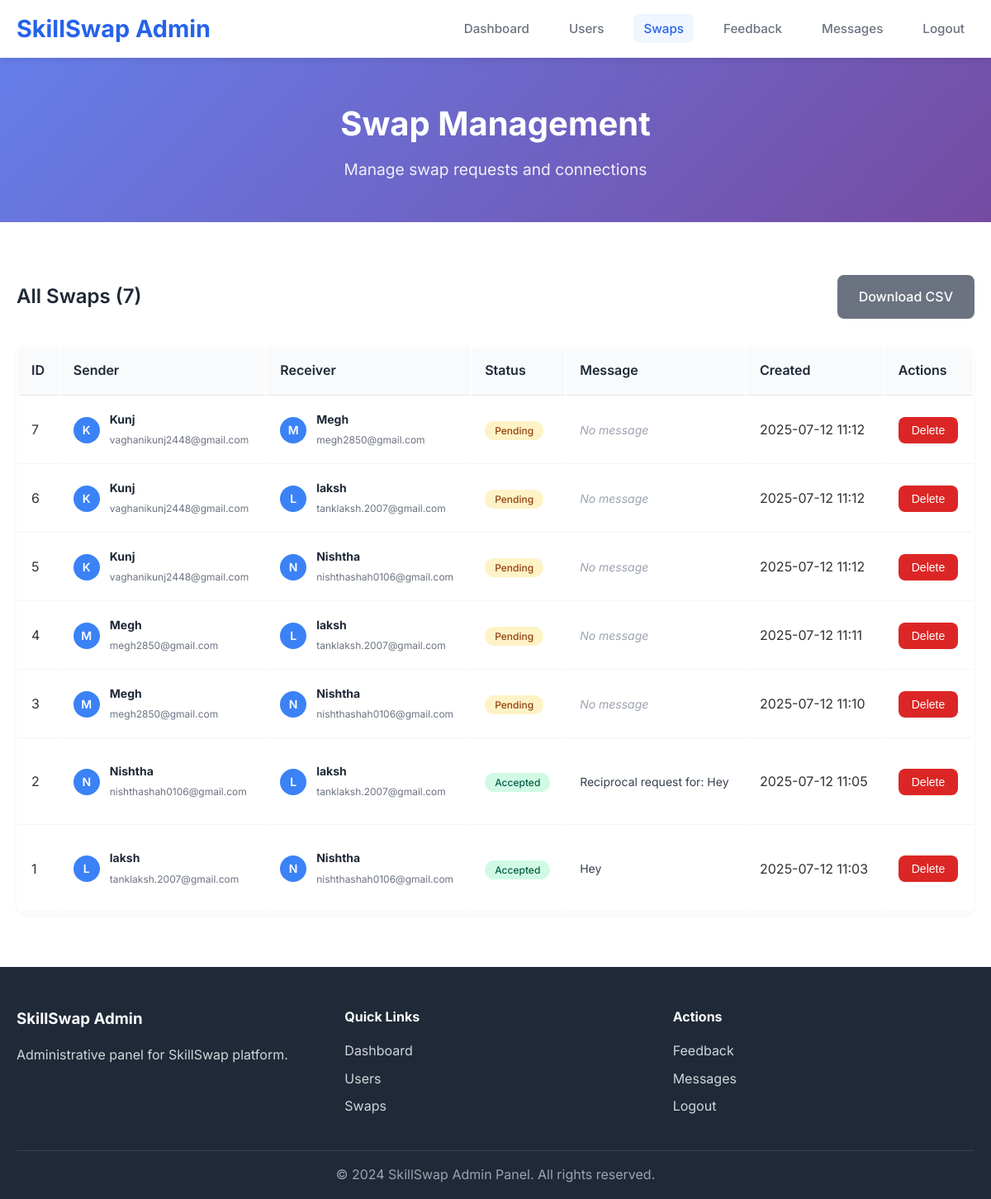
Page /admin/swaps (signed in) on the committed database.
### app.py (models this page shows, shortened)
class SwapRequest(db.Model):
    id = db.Column(db.Integer, primary_key=True)
    sender_id = db.Column(db.Integer, db.ForeignKey('user.id'), nullable=False)
    receiver_id = db.Column(db.Integer, db.ForeignKey('user.id'), nullable=False)
    status = db.Column(db.String(20), default='pending')  # pending, accepted, rejected
    message = db.Column(db.Text)
    created_at = db.Column(db.DateTime, default=db.func.current_timestamp())
    updated_at = db.Column(db.DateTime, default=db.func.current_timestamp(), onupdate=db.func.current_timestamp())
    sender = db.relationship('User', foreign_keys=[sender_id], backref='sent_requests')
    receiver = db.relationship('User', foreign_keys=[receiver_id], backref='received_requests')

class User(UserMixin, db.Model):
    id = db.Column(db.Integer, primary_key=True)
    full_name = db.Column(db.String(100), nullable=False)
    email = db.Column(db.String(120), unique=True, nullable=False)
    password_hash = db.Column(db.String(255), nullable=False)
    profile_photo = db.Column(db.String(255))
    location = db.Column(db.String(100))
    created_at = db.Column(db.DateTime, default=db.func.current_timestamp())
    last_seen = db.Column(db.DateTime, default=db.func.current_timestamp())
    profile = db.relationship('Profile', backref='user', uselist=False)

### app.py (the view)
@app.route('/admin/swaps')
def admin_swaps():
    if not session.get('admin_logged_in'):
        flash('Admin access required.', 'error')
        return redirect(url_for('admin_login'))
    swaps = SwapRequest.query.order_by(SwapRequest.created_at.desc()).all()
    return render_template('admin_swaps.html', swaps=swaps)

### app.py (called while the page is built, shortened)
@app.context_processor
def inject_pending_requests():
    return {'pending_requests_count': 0}

@app.context_processor
def inject_unread_messages():
    return {'unread_messages_count': 0}

### templates/admin_swaps.html (shortened to what this page needs)
<!DOCTYPE html>
<html lang="en">
<head>
    <link rel="stylesheet" href="{{ url_for('static', filename='css/style.css') }}">
</head>
<body>
    <header class="header">
        <nav class="navbar">
            <div class="nav-container">
                <div class="nav-logo">
                    <h1>SkillSwap Admin</h1>
                </div>
                <ul class="nav-menu">
                    <li class="nav-item">
                        <a href="{{ url_for('admin_dashboard') }}" class="nav-link">Dashboard</a>
                    </li>
                    <li class="nav-item">
                        <a href="{{ url_for('admin_users') }}" class="nav-link">Users</a>
                    </li>
                    <li class="nav-item">
                        <a href="{{ url_for('admin_swaps') }}" class="nav-link active">Swaps</a>
                    </li>
                    <li class="nav-item">
                        <a href="{{ url_for('admin_feedback') }}" class="nav-link">Feedback</a>
                    </li>
                    <li class="nav-item">
                        <a href="{{ url_for('admin_message') }}" class="nav-link">Messages</a>
                    </li>
                    <li class="nav-item">
                        <a href="{{ url_for('admin_logout') }}" class="nav-link">Logout</a>
                    </li>
                </ul>
            </div>
        </nav>
    </header>
    <main class="main">
        <section class="page-header">
            <div class="container">
                <h1 class="page-title">Swap Management</h1>
                <p class="page-subtitle">Manage swap requests and connections</p>
            </div>
        </section>
        <section class="admin-content">
            <div class="container">
                <div class="admin-header">
                    <h2>All Swaps ({{ swaps|length }})</h2>
                    <a href="{{ url_for('admin_download_csv', report_type='swaps') }}" class="btn btn-secondary">Download CSV</a>
                </div>
                <div class="swaps-table-container">
                    <table class="admin-table">
                        <thead>
                            <tr>
                                <th>ID</th>
                                <th>Sender</th>
                                <th>Receiver</th>
                                <th>Status</th>
                                <th>Message</th>
                                <th>Created</th>
                                <th>Actions</th>
                            </tr>
                        </thead>
                        <tbody>
                            {% for swap in swaps %}
                                <tr>
                                    <td>{{ swap.id }}</td>
                                    <td>
                                        <div class="user-info-cell">
                                            <div class="user-avatar-small">
                                                {% if swap.sender.profile_photo %}
                                                    <img src="{{ url_for('static', filename=swap.sender.profile_photo) }}" alt="Profile">
                                                {% else %}
                                                    <div class="avatar-placeholder-small">
                                                        {{ swap.sender.full_name[0].upper() }}
                                                    </div>
                                                {% endif %}
                                            </div>
                                            <div class="user-details-small">
                                                <strong>{{ swap.sender.full_name }}</strong>
                                                <small>{{ swap.sender.email }}</small>
                                            </div>
                                        </div>
                                    </td>
                                    <td>
                                        <div class="user-info-cell">
                                            <div class="user-avatar-small">
                                                {% if swap.receiver.profile_photo %}
                                                    <img src="{{ url_for('static', filename=swap.receiver.profile_photo) }}" alt="Profile">
                                                {% else %}
                                                    <div class="avatar-placeholder-small">
                                                        {{ swap.receiver.full_name[0].upper() }}
                                                    </div>
                                                {% endif %}
                                            </div>
                                            <div class="user-details-small">
                                                <strong>{{ swap.receiver.full_name }}</strong>
                                                <small>{{ swap.receiver.email }}</small>
                                            </div>
                                        </div>
                                    </td>
                                    <td>
                                        <span class="status-badge status-{{ swap.status }}">
                                            {{ swap.status.title() }}
                                        </span>
                                    </td>
                                    <td>
                                        {% if swap.message %}
                                            <div class="message-preview">
                                                {{ swap.message[:50] }}{% if swap.message|length > 50 %}...{% endif %}
                                            </div>
                                        {% else %}
                                            <span class="no-message">No message</span>
                                        {% endif %}
                                    </td>
                                    <td>{{ swap.created_at.strftime('%Y-%m-%d %H:%M') }}</td>
                                    <td>
                                        <form method="POST" action="{{ url_for('admin_delete_swap', swap_id=swap.id) }}"
                                              onsubmit="return confirm('Are you sure you want to delete this swap? This action cannot be undone.')">
                                            <button type="submit" class="btn btn-danger btn-small">Delete</button>
                                        </form>
                                    </td>
                                </tr>
                            {% endfor %}
                        </tbody>
                    </table>
                </div>
            </div>
        </section>
    </main>
    <footer class="footer">
        <div class="container">
            <div class="footer-content">
                <div class="footer-section">
                    <h3>SkillSwap Admin</h3>
                    <p>Administrative panel for SkillSwap platform.</p>
                </div>
                <div class="footer-section">
                    <h4>Quick Links</h4>
                    <ul>
                        <li><a href="{{ url_for('admin_dashboard') }}">Dashboard</a></li>
                        <li><a href="{{ url_for('admin_users') }}">Users</a></li>
                        <li><a href="{{ url_for('admin_swaps') }}">Swaps</a></li>
                    </ul>
                </div>
                <div class="footer-section">
                    <h4>Actions</h4>
                    <ul>
                        <li><a href="{{ url_for('admin_feedback') }}">Feedback</a></li>
                        <li><a href="{{ url_for('admin_message') }}">Messages</a></li>
                        <li><a href="{{ url_for('admin_logout') }}">Logout</a></li>
                    </ul>
                </div>
            </div>
            <div class="footer-bottom">
                <p>&copy; 2024 SkillSwap Admin Panel. All rights reserved.</p>
            </div>
        </div>
    </footer>
</body>
</html>

### static/css/style.css (style rules this page uses)
* { margin: 0; padding: 0; box-sizing: border-box; }
body { font-family: 'Inter', -apple-system, BlinkMacSystemFont, 'Segoe UI', Roboto, sans-serif; line-height: 1.6; color: #333; background-color: #ffffff; }
.container { max-width: 1200px; margin: 0 auto; padding: 0 20px; }
.header { background-color: #ffffff; box-shadow: 0 2px 10px rgba(0, 0, 0, 0.1); position: sticky; top: 0; z-index: 1000; }
.navbar { padding: 0.75rem 0; }
.nav-container { display: flex; justify-content: space-between; align-items: center; max-width: 1200px; margin: 0 auto; padding: 0 20px; }
.nav-logo { display: flex; align-items: center; gap: 0.75rem; }
.nav-logo h1 { font-size: 1.8rem; font-weight: 700; color: #2563eb; margin: 0; }
.nav-menu { display: flex; list-style: none; gap: 1.5rem; align-items: center; }
.nav-link { text-decoration: none; color: #6b7280; font-weight: 500; transition: color 0.3s ease; padding: 0.5rem 0.75rem; border-radius: 0.5rem; position: relative; font-size: 0.95rem; }
.nav-link:hover, .nav-link.active { color: #2563eb; background-color: #eff6ff; }
.nav-link { position: relative; }
.main { min-height: calc(100vh - 200px); }
.btn { display: inline-block; padding: 0.75rem 1.5rem; text-decoration: none; border-radius: 0.5rem; font-weight: 500; transition: all 0.3s ease; border: none; cursor: pointer; font-size: 1rem; }
.btn-secondary { background-color: #6b7280; color: white; border: 2px solid #6b7280; }
.btn-danger { background-color: #ef4444; color: white; }
.page-header { padding: 3rem 0; background: linear-gradient(135deg, #667eea 0%, #764ba2 100%); color: white; text-align: center; }
.page-title { font-size: 2.5rem; font-weight: 700; margin-bottom: 0.5rem; }
.page-subtitle { font-size: 1.2rem; opacity: 0.9; }
.footer { background-color: #1f2937; color: white; padding: 3rem 0 1rem; }
.footer-content { display: grid; grid-template-columns: repeat(auto-fit, minmax(250px, 1fr)); gap: 2rem; margin-bottom: 2rem; }
.footer-section h3, .footer-section h4 { margin-bottom: 1rem; color: #f9fafb; }
.footer-section p { color: #d1d5db; line-height: 1.6; }
.footer-section ul { list-style: none; }
.footer-section ul li { margin-bottom: 0.5rem; }
.footer-section ul li a { color: #d1d5db; text-decoration: none; transition: color 0.3s ease; }
.footer-bottom { border-top: 1px solid #374151; padding-top: 1rem; text-align: center; }
.footer-bottom p { color: #9ca3af; }
.status-badge { padding: 0.25rem 0.75rem; border-radius: 1rem; font-size: 0.875rem; font-weight: 500; }
.status-badge { padding: 0.25rem 0.75rem; border-radius: 12px; font-size: 0.8rem; font-weight: 500; }
.status-badge { padding: 0.25rem 0.75rem; border-radius: 1rem; font-size: 0.75rem; font-weight: 500; }
.status-pending { background: #fef3c7; color: #92400e; }
.status-accepted { background: #d1fae5; color: #065f46; }
.btn-small { padding: 0.5rem 1rem; font-size: 0.875rem; }
.btn-danger { background: #dc2626; color: white; }
.admin-content { padding: 4rem 0; }
.admin-header { display: flex; justify-content: space-between; align-items: center; margin-bottom: 2rem; }
.admin-header h2 { font-size: 1.5rem; font-weight: 600; color: #1f2937; }
.admin-table { width: 100%; background: white; border-radius: 0.75rem; overflow: hidden; box-shadow: 0 2px 4px rgba(0, 0, 0, 0.05); }
.admin-table th { background: #f8fafc; padding: 1rem; text-align: left; font-weight: 600; color: #1f2937; border-bottom: 1px solid #e5e7eb; }
.admin-table td { padding: 1rem; border-bottom: 1px solid #f3f4f6; }
.user-info-cell { display: flex; align-items: center; gap: 0.75rem; }
.user-avatar-small { width: 32px; height: 32px; border-radius: 50%; overflow: hidden; flex-shrink: 0; }
.avatar-placeholder-small { width: 100%; height: 100%; background: #3b82f6; color: white; display: flex; align-items: center; justify-content: center; font-size: 0.875rem; font-weight: 600; }
.user-details-small strong { display: block; font-size: 0.875rem; color: #1f2937; }
.user-details-small small { color: #6b7280; font-size: 0.75rem; }
.message-preview, .comment-preview { max-width: 200px; color: #374151; font-size: 0.875rem; }
.no-message, .no-comment { color: #9ca3af; font-style: italic; font-size: 0.875rem; }
.message-preview { margin: 1.5rem 0; }

### rows in the picture
SwapRequest: id "7", sender "K", sender.full_name "Kunj", sender.email "vaghanikunj2448@gmail.com", receiver "M", receiver.full_name "Megh", receiver.email "megh2850@gmail.com", status "Pending", message "No message", created_at "2025-07-12 11:12"
SwapRequest: id "6", sender "K", sender.full_name "Kunj", sender.email "vaghanikunj2448@gmail.com", receiver "L", receiver.full_name "laksh", receiver.email "tanklaksh.2007@gmail.com", status "Pending", message "No message", created_at "2025-07-12 11:12"
SwapRequest: id "5", sender "K", sender.full_name "Kunj", sender.email "vaghanikunj2448@gmail.com", receiver "N", receiver.full_name "Nishtha", receiver.email "nishthashah0106@gmail.com", status "Pending", message "No message", created_at "2025-07-12 11:12"
SwapRequest: id "4", sender "M", sender.full_name "Megh", sender.email "megh2850@gmail.com", receiver "L", receiver.full_name "laksh", receiver.email "tanklaksh.2007@gmail.com", status "Pending", message "No message", created_at "2025-07-12 11:11"
SwapRequest: id "3", sender "M", sender.full_name "Megh", sender.email "megh2850@gmail.com", receiver "N", receiver.full_name "Nishtha", receiver.email "nishthashah0106@gmail.com", status "Pending", message "No message", created_at "2025-07-12 11:10"
SwapRequest: id "2", sender "N", sender.full_name "Nishtha", sender.email "nishthashah0106@gmail.com", receiver "L", receiver.full_name "laksh", receiver.email "tanklaksh.2007@gmail.com", status "Accepted", message "Reciprocal request for: Hey", created_at "2025-07-12 11:05"
SwapRequest: id "1", sender "L", sender.full_name "laksh", sender.email "tanklaksh.2007@gmail.com", receiver "N", receiver.full_name "Nishtha", receiver.email "nishthashah0106@gmail.com", status "Accepted", message "Hey", created_at "2025-07-12 11:03"

### other values in the picture
{{ swaps|length }} "7"
